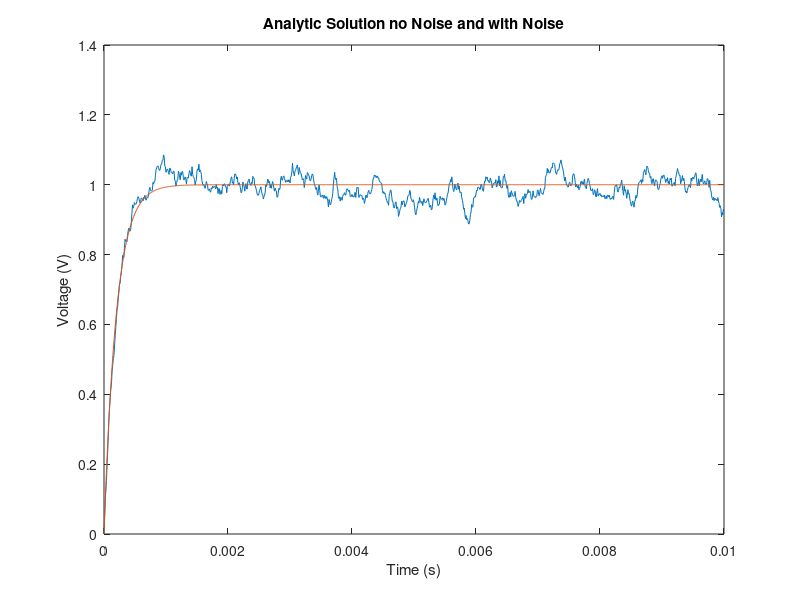
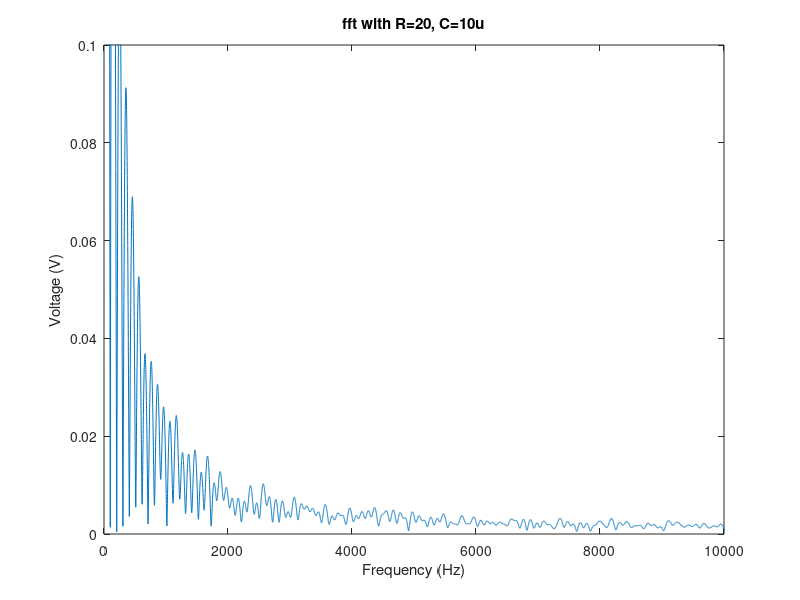
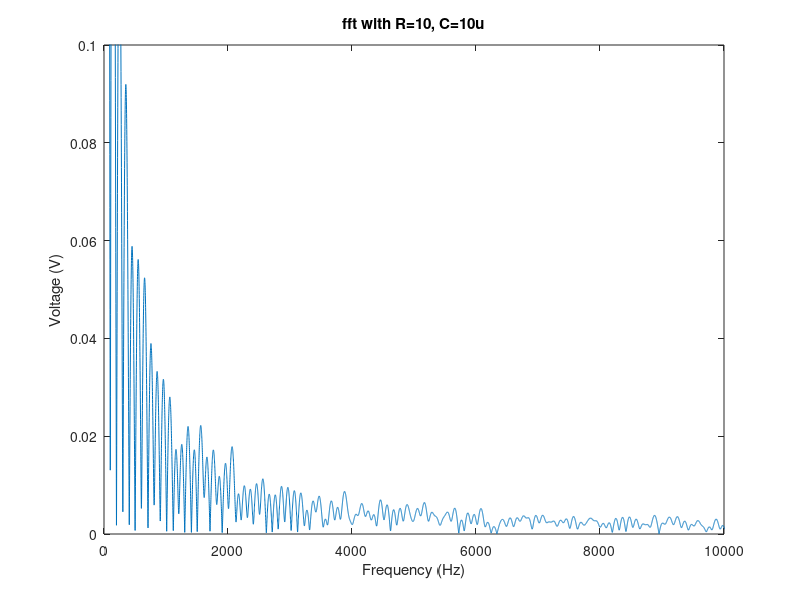
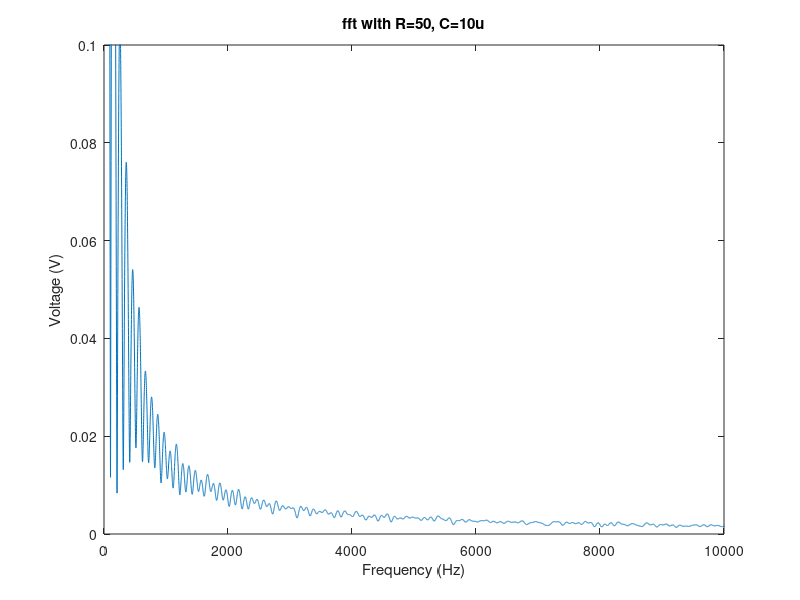

The MATLAB source for these figures, in order:
%% Daniel King 100921117 Part 3
% d) RMS value changes depending on R and C. In first case, with R=10 and
% C=10u, BW is 15.9kHz. In 2nd case, with R=50 and C=10u, BW is 3.2kHz.
% In 3rd case, with R=20 and C=20u, BW is 4kHz. It is clear that with more
% bandwidth, the noise is larger. In first the noise is basically doubled
% with roughly 4 times the BW.

clear
clf
R=20;
C=10*10^-6;
B = 1/(2*pi*R*C);

h = 10^-5;
t = 0:h:0.01;
E=1;
Erms=0;

steps = zeros(1,length(t));
x = 0;
steps1 = zeros(1,length(t));
x1 = 0;
steps2 = zeros(1,length(t));
x2 = 0;
steps3 = zeros(1,length(t));
x3 = 0;
stepsrms = zeros(1,length(t));
xrms = 0;
stepsrms1 = zeros(1,length(t));
xrms1 = 0;
stepsrms2 = zeros(1,length(t));
xrms2 = 0;
stepsrms3 = zeros(1,length(t));
xrms3 = 0;
analytic_const = E*(1-exp(-t/(R*C)));

Imax = E/(5*R);

for i=1:length(t)
    steps(i) = x;
    I = (Imax)*randn();   
    xjump = (1-h/(R*C))*x + (E/(R*C))*h + h*(I/C);
    x=xjump;
end

figure(1);
plot(t,steps);
hold on;
plot(t,analytic_const);
title('Analytic Solution no Noise and with Noise');
xlabel('Time (s)');
ylabel('Voltage (V)');

for i=1:length(t)
    stepsrms(i) = xrms;
    I = (Imax)*randn();   
    xjumprms = (1-h/(R*C))*xrms + (Erms/(R*C))*h + h*(I/C);
    xrms=xjumprms;
end

vrms = sqrt(mean(mean((stepsrms).^2)));
fprintf('RMS value with R=20, C=10u is %f\n' ,vrms);

fs=1/h;
f = linspace(0,fs,10e4);
fft_out = fft(steps,10e4)/length(t);

figure(2);
plot(f,abs(fft_out));
title('fft with R=20, C=10u');
xlabel('Frequency (Hz)');
ylabel('Voltage (V)');
axis([0 10e3 0 100e-3]);

%%%%%%%%%%%%%%%%%%%%%%%%%%%%%%%%%%%%%%%%%%%%%%%%R=10 C=10
R1=10;
C1=10*10^-6;
Imax1 = E/(5*R1);

for i=1:length(t)
    steps1(i) = x1;
    I = (Imax1)*randn();   
    xjump1 = (1-h/(R1*C1))*x1 + (E/(R1*C1))*h + h*(I/C1);
    x1=xjump1;
end
for i=1:length(t)
    stepsrms1(i) = xrms1;
    I = (Imax1)*randn();   
    xjumprms1 = (1-h/(R1*C1))*xrms1 + (Erms/(R1*C1))*h + h*(I/C1);
    xrms1=xjumprms1;
end


vrms1 = sqrt(mean(mean((stepsrms1).^2)));
fprintf('RMS value with R=10, C=10u is %f\n' ,vrms1);
figure(3);
fft_out1 = fft(steps1,10e4)/length(t);

plot(f,abs(fft_out1));
axis([0 10e3 0 100e-3]);
title('fft with R=10, C=10u');
xlabel('Frequency (Hz)');
ylabel('Voltage (V)');
%%%%%%%%%%%%%%%%%%%%%%%%%%%%%%%%%%%%%%%%%%%%%%%%R=50 C=10
R2=50;
C2=10*10^-6;
Imax2 = E/(5*R2);

for i=1:length(t)
    steps2(i) = x2;
    I = (Imax2)*randn();   
    xjump2 = (1-h/(R2*C2))*x2 + (E/(R2*C2))*h + h*(I/C2);
    x2=xjump2;
end
for i=1:length(t)
    stepsrms2(i) = xrms2;
    I = (Imax2)*randn();   
    xjumprms2 = (1-h/(R2*C2))*xrms2 + (Erms/(R2*C2))*h + h*(I/C2);
    xrms2=xjumprms2;
end


vrms2 = sqrt(mean(mean((stepsrms2).^2)));
fprintf('RMS value with R=50, C=10u is %f\n' ,vrms2);
figure(4);
fft_out2 = fft(steps2,10e4)/length(t);


plot(f,abs(fft_out2));
title('fft with R=50, C=10u');
xlabel('Frequency (Hz)');
ylabel('Voltage (V)');
axis([0 10e3 0 100e-3]);

%%%%%%%%%%%%%%%%%%%%%%%%%%%%%%%%%%%%%%%%%%%%%%%%R=20 C=20
R3=20;
C3=20*10^-6;
Imax3 = E/(5*R3);

for i=1:length(t)
    steps3(i) = x3;
    I = (Imax3)*randn();   
    xjump3 = (1-h/(R3*C3))*x3 + (E/(R3*C3))*h + h*(I/C3);
    x3=xjump3;
end
for i=1:length(t)
    stepsrms3(i) = xrms3;
    I = (Imax3)*randn();   
    xjumprms3 = (1-h/(R3*C3))*xrms3 + (Erms/(R3*C3))*h + h*(I/C3);
    xrms3=xjumprms3;
end


vrms3 = sqrt(mean(mean((stepsrms3).^2)));
fprintf('RMS value with R=20, C=20u is %f\n' ,vrms3);
figure(5);
fft_out3 = fft(steps3,10e4)/length(t);


plot(f,abs(fft_out3));
title('fft with R=20, C=20u');
xlabel('Frequency (Hz)');
ylabel('Voltage (V)');
axis([0 10e3 0 100e-3]);